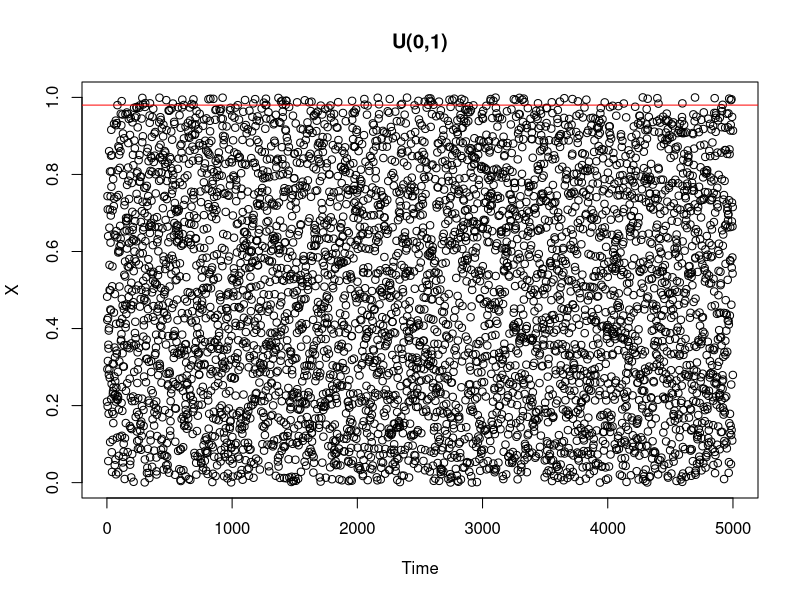
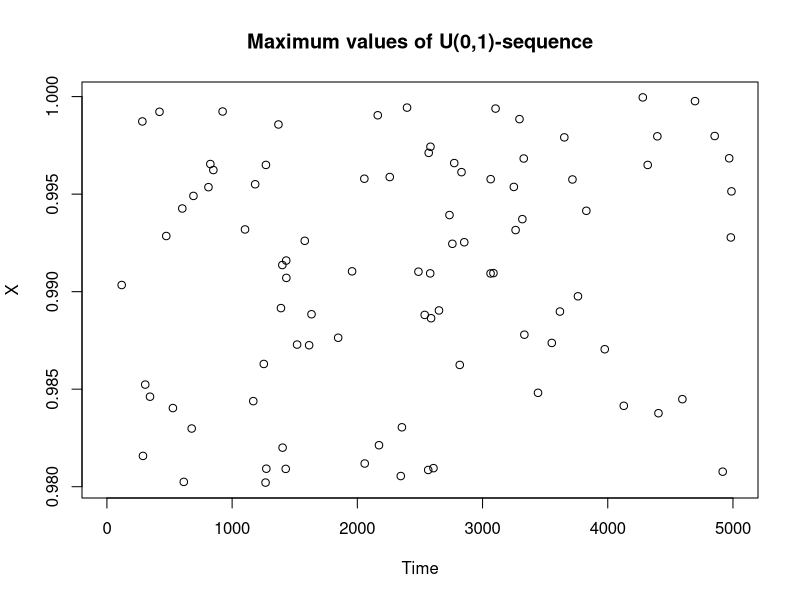
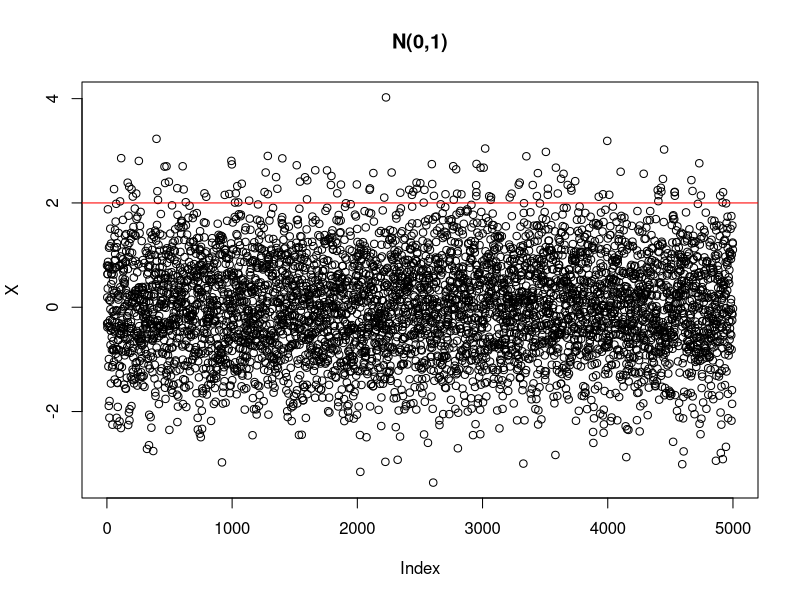
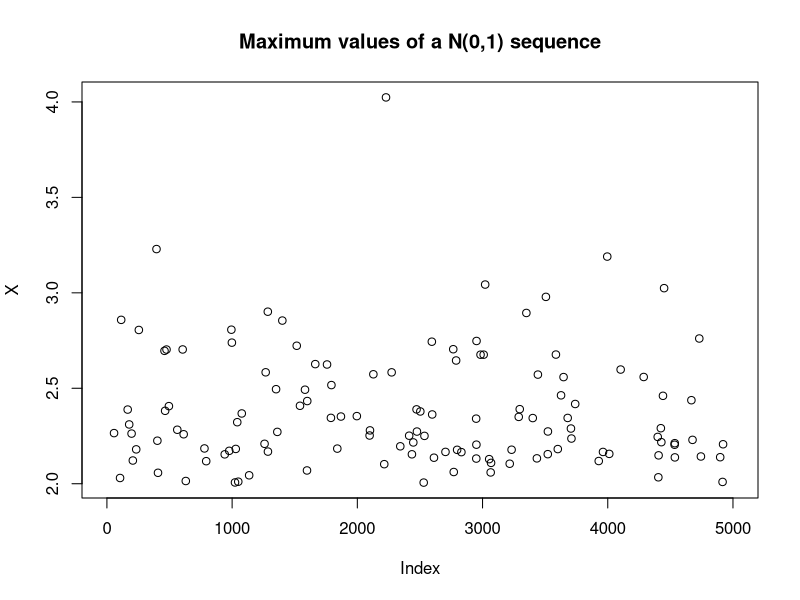
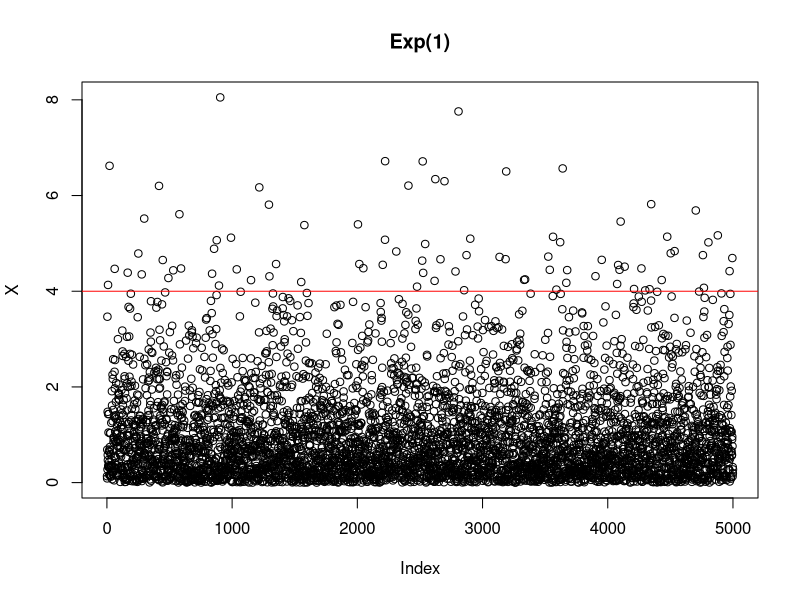
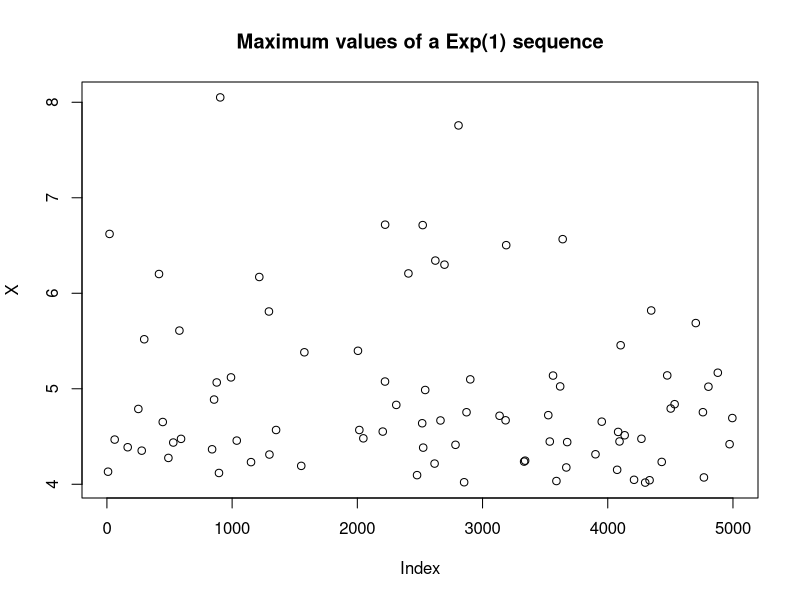
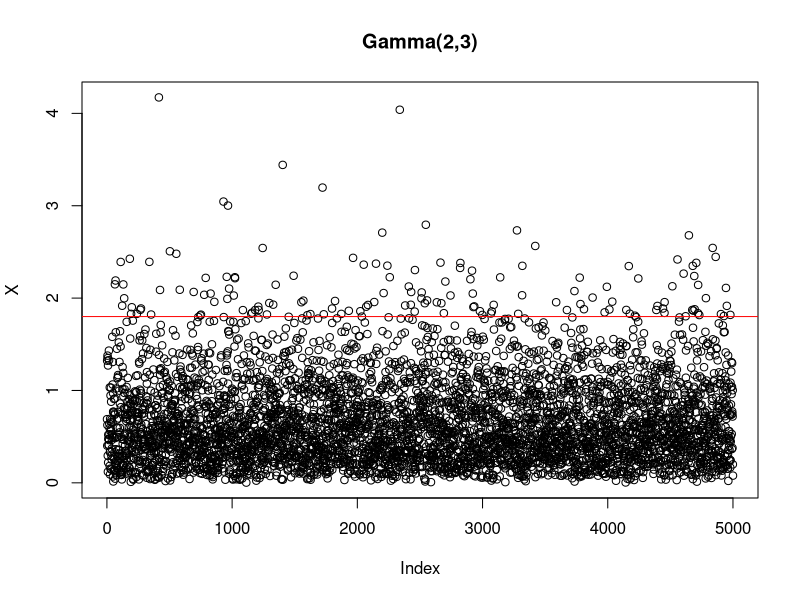
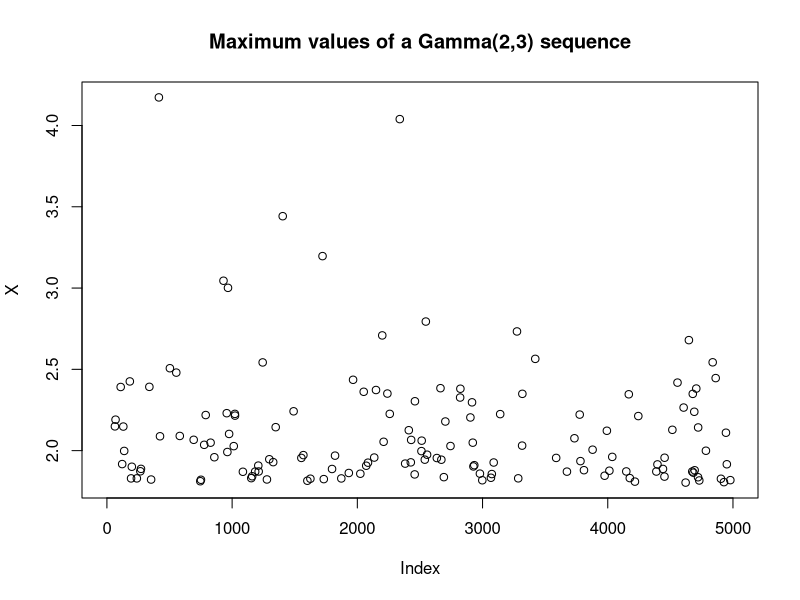

These charts were generated, in order, by the following R code:
#BEP

#Independent distributions

#IID disitributions

#U(0,1)
X <- ts(runif(5000))
plot(X, main='U(0,1)', type='p')
s = 0.98
abline(h=s, col='red')
for (i in 1:5000){
  if (X[i] < s){
    X[i] = NA
  }
}

plot(X, main="Maximum values of U(0,1)-sequence", ylab='X', type='p')

#N(0,1)
Y <- rnorm(5000)
plot(Y, main='N(0,1)', type='p', ylab='X')
q = 2
abline(h=q, col='red')
for (i in 1:5000){
  if (Y[i] < q){
    Y[i] = NA
  }
}

plot(Y,main="Maximum values of a N(0,1) sequence", ylab='X', type='p')

#exp(1)
W <- rexp(5000)
plot(W, main='Exp(1)', type='p', ylab='X')
m = 4
abline(h=m, col='red')
for (i in 1:5000){
  if (W[i] < m){
    W[i] = NA
  }
}

plot(W,main="Maximum values of a Exp(1) sequence", ylab='X', type='p')

#gamma(2,3)
V <- rgamma(5000, shape=2, rate=3)
plot(V, main='Gamma(2,3)', type='p', ylab='X')
n = 1.8
abline(h=n, col='red')
for (i in 1:5000){
  if (V[i] < n){
    V[i] = NA
  }
}

plot(V,main="Maximum values of a Gamma(2,3) sequence", ylab='X', type='p')

#MA
theta = 2
Z <- arima.sim(list(ma=theta), 5000)
plot(Z, main= expression(paste("MA(1), a=2")), type='p', ylab='X')
p=4.3
abline(h=p, col='red')
for (i in 1:5000){
  if (Z[i] < p){
    Z[i] = NA
  }
}

plot(Z,main="Maximum values of a MA(1) sequence", ylab='X', type='p')

#Dependent distributions

#Moving Maxima
n = 5000
m = 25
U <- runif(n+m)
E = -1/(m*log(U))
X = rep(NA,n)
for (i in 1:n){
  X[i] = max(E[i:(i+m)])
}

plot(X, main='Moving maxima with m=10', type='p', ylab='X')
p = 13
abline(h=p, col='red')

for (i in 1:n){
  if (X[i] < p){
    X[i] = NA
  }
}

plot(X,main="Maximum values of a Moving Maxima sequence", ylab='X', type='p')

#ARCH

n=5000
nn = n + (n/5)
E = rnorm(nn)
XX = rep(NA,nn)
X0 = 0
for (i in 1:nn){
  XX[i] = sqrt((2*10^(-5)+0.7*X0^2))*E[i]
  X0 = XX[i]
}
X = XX[(n/5):nn]
s = 0.02
plot(X, main='ARCH', type='p', ylab='X')
abline(h=s, col='red')

for (i in 1:n){
  if (X[i] < s){
    X[i] = NA
  }
}

plot(X, main="Maximum values of an ARCH sequence", ylab='X', type='p')

#sARCH
n = 5000
nn = n + (n/5)
E <- rnorm(nn)
X0 = 0
s = 0.00035
XX = rep(NA, nn)
for (i in 1:nn){
  XX[i] = (2*10^{-5} + 0.5*X0)*E[i]^2
  X0 = XX[i]
}
X = XX[(n/5):nn]
plot(X, main='sARCH', type='p', ylab='X')
abline(h=s, col='red')

for (i in 1:n){
  if (X[i] < s){
    X[i] = NA
  }
}

plot(X, main="Maximum values of a sARCH sequence", ylab='X', type='p')

#AR-C
n = 5000
z = 0.7
X0 <- rcauchy(1, location = 0, scale = 1)
E <- rcauchy(n, location = 0, scale = (1-abs(z)))
X = rep(NA, n)
for (i in 1:n){
  X[i] = z*X0 + E[i]
  X0 = X[i]
}

plot(X, main='AR-C with z=0.7', type='p', ylab='X')
p = 100
abline(h=p, col='red')

for (i in 1:n){
  if (X[i] < p){
    X[i] = NA
  }
}

plot(X,main="Maximum values of an AR-C sequence", ylab='X', type='p')
